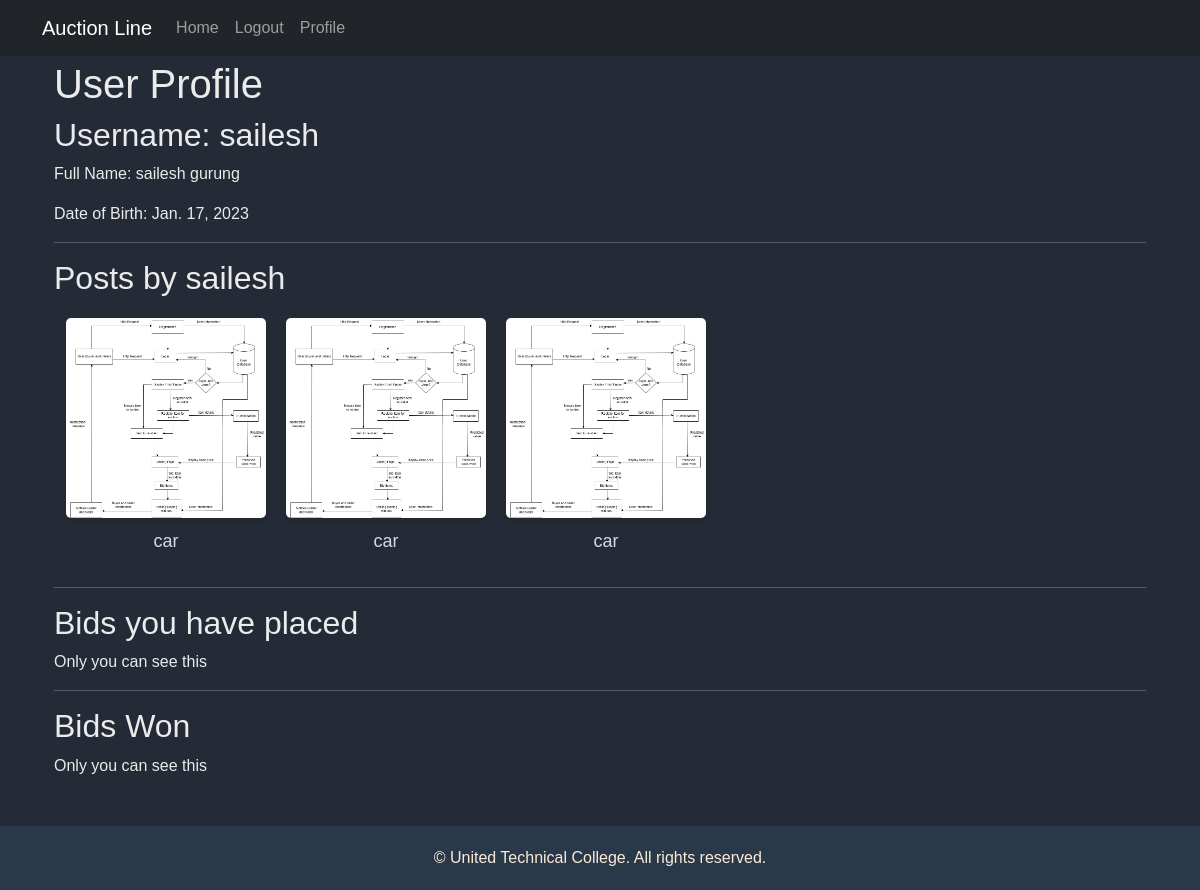
The app's page /user/sailesh/ with its own data.
### userapp/models.py (models this page shows, shortened)
class CustomUser(AbstractUser):
    username = models.CharField(max_length=64, unique=True)
    email=models.EmailField(_('email address'), unique=True)
    USERNAME_FIELD = 'email'
    REQUIRED_FIELDS = []
    objects = CustomUserManager()

class UserProfile(models.Model):
    user = models.ForeignKey(CustomUser, on_delete=models.CASCADE) # sets foreign key to primary key of user table
    full_name =models.CharField(max_length=255)
    primary_location = models.CharField(max_length=128)
    date_of_birth = models.DateField()
    phone_number = models.CharField(max_length=12)

### postapp/models.py (models this page shows, shortened)
class Post(models.Model):
    def namecomFile1(self, filename):
        return '/'.join([f"{self.category}_pics", str(self.slug), 'comp_pic.jpg'])
    slug = models.CharField(default=None, max_length=16)
    user = models.ForeignKey(get_user_model(), on_delete=models.CASCADE)
    title = models.CharField(max_length=255)
    category = models.CharField(max_length=255, default='Any')
    description = models.TextField(null=True)
    comp_image = models.ImageField(upload_to=namecomFile1,null=True)
    sell_location = models.CharField(default='any', max_length=128)
    sold = models.BooleanField(default=False)
    winner = models.ForeignKey(UserProfile, on_delete=models.CASCADE, null=True, default=None)
    bidstart = models.IntegerField(default=0)
    buynow = models.IntegerField(default=0)
    date_posted = models.DateTimeField(default=datetime.now())
    date_end = models.DateTimeField(default=None)

### userapp/views.py (the view)
# urls.py: path('user/<str:username>/', userviews.profile, name='profile'),
def profile(request, username):
    User = get_user_model()
    user = User.objects.filter(username=username).first()
    own = request.user == user # checks if the username provided in url matches the username of the user requesting
    if own:
        return redirect('viewprofile') # redirects to their own profile
    profile = UserProfile.objects.filter(user=user).first()
    if not profile:
        resp = HttpResponse.status_code(404)
        return resp
    posts = Post.objects.filter(user=user)
    return render(request, 'userapp/viewprofile.html',{'auth':user.is_authenticated,'cuser':user, 'profile':profile,'posts':posts, 'own':own})

### templates/userapp/viewprofile.html (shortened to what this page needs)
{% extends 'base.html' %}
{% block content %}
  <div class="container">
    <h1>User Profile</h1>
    <div class="profile-info">
      <h2>Username: {{ cuser.username }}</h2>
      <p>Full Name: {{ profile.full_name }}</p>
      <p>Date of Birth: {{ profile.date_of_birth }}</p>
    </div>
    <hr>
    <h2>Posts by {{ cuser.username }}</h2>
    <div class="container">
      <div class="product-line">
          {% for item in posts %}
          <a href="/view/{{item.slug}}" class="product-item">
              <img src="/media/{{item.category}}_pics/{{item.slug}}/comp_pic.jpg" alt="Product 1" class="product-image">
              <p class="product-name">{{item.title}}</p>
          </a>
          {% endfor %}
      </div>
    </div>
<hr>
  <h2>Bids you have placed </h2>
  <p>Only you can see this</p>
<hr>
    <div class="woncontainer">
      <h2>Bids Won </h2>
      <p>Only you can see this</p>
    </div>
  </div>
  <br>
  <br>
  <br>
{% endblock %}

### templates/base.html (style rules this page uses)
body { padding-top: 60px; background-color: #5e6063; font-family: sans-serif; }
a { text-decoration: none; }
body.dark-theme { background-color: rgb(36, 43, 54); color: #ebebeb; }

### templates/userapp/viewprofile.html (style rules this page uses)
.product-line { display: flex; justify-content: flex-start; gap: 20px; margin-top: 20px; }
.product-item { display: flex; flex-direction: column; align-items: center; text-align: center; text-decoration: none; color: rgb(212, 217, 231); }
.product-image { width: 200px; height: 200px; border-radius: 5px; box-shadow: 0 2px 4px rgba(0, 0, 0, 0.1); }
.product-name { font-size: 18px; margin-top: 10px; }

### records on screen
CustomUser: username "sailesh"
UserProfile: full_name "sailesh gurung", date_of_birth "Jan. 17, 2023"
Post: category (picture), title "car"
Post: category (picture), title "car"
Post: category (picture), title "car"
